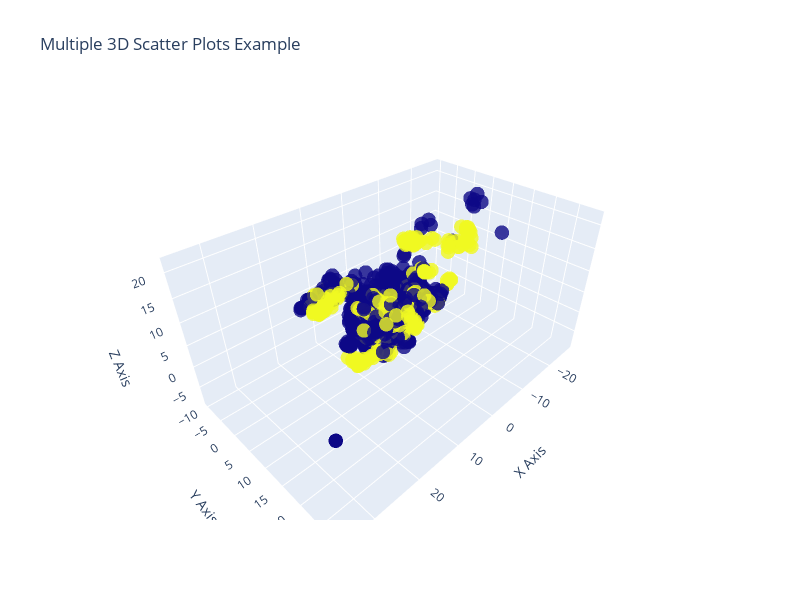

Write notebook code for a chart like this one.
### Code cell
import plotly.graph_objects as go
import numpy as np

x1 = X_train_pca[:, 0]
y1 = X_train_pca[:, 1]
z1 = X_train_pca[:, 2]





# Create a 3D scatter plot
fig = go.Figure()
# Add the first scatter trace
fig.add_trace(go.Scatter3d(
    x=x1,
    y=y1,
    z=z1,
    mode='markers',
    marker=dict(
        size=5,
        color=y_train,  # Color for the first set
        opacity=0.8
    ),
    name='Rễ'  # Name for the legend
))


# Set the layout of the plot
fig.update_layout(
    scene=dict(
        xaxis_title='X Axis',
        yaxis_title='Y Axis',
        zaxis_title='Z Axis'
    ),
    width = 800,
    height = 600,
    title='Multiple 3D Scatter Plots Example'
)

# Show the plot
fig.show()

### Figure 1 — Plotly figure (JSON) as saved in the notebook; plotly's stock layout.template omitted (floating-point values rounded to 4 significant figures; data arrays with more than 128 entries replaced by an {"elided": "..."} marker saying what was removed)
{"data": [{"marker": {"color": {"elided": "2400 int values"}, "opacity": 0.8, "size": 5}, "mode": "markers", "name": "Rễ", "type": "scatter3d", "x": {"elided": "2400 float values"}, "y": {"elided": "2400 float values"}, "z": {"elided": "2400 float values"}}], "layout": {"height": 600, "scene": {"xaxis": {"title": {"text": "X Axis"}}, "yaxis": {"title": {"text": "Y Axis"}}, "zaxis": {"title": {"text": "Z Axis"}}}, "title": {"text": "Multiple 3D Scatter Plots Example"}, "width": 800}}
